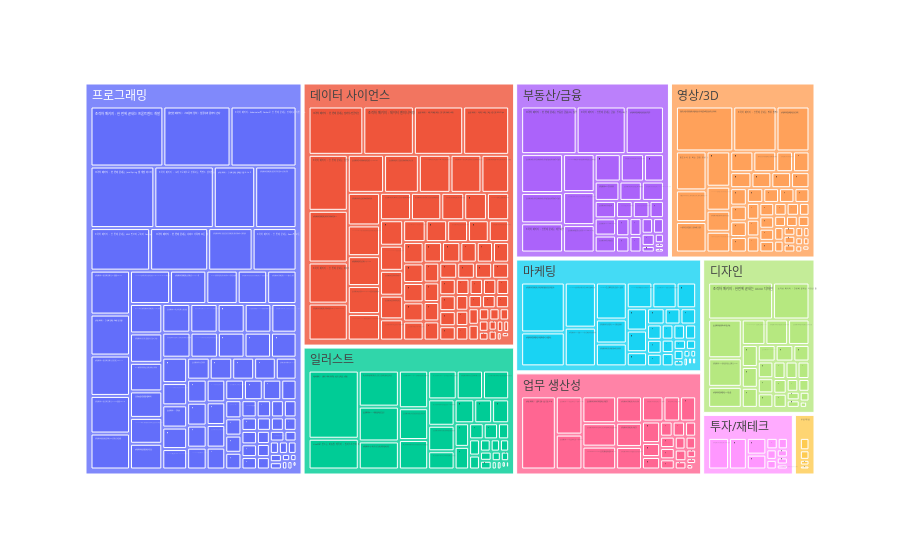

Notebook code for this chart:
### Code cell
import plotly.express as px
fig = px.treemap(df2, path=['category', 'course_name'], values='revenue')
fig.show()

### Figure 1 — Plotly figure (JSON) as saved in the notebook; plotly's stock layout.template omitted (floating-point values rounded to 4 significant figures; data arrays with more than 128 entries replaced by an {"elided": "..."} marker saying what was removed)
{"data": [{"branchvalues": "total", "domain": {"x": [0, 1], "y": [0, 1]}, "hovertemplate": "labels=%{label}<br>revenue=%{value}<br>parent=%{parent}<br>id=%{id}<extra></extra>", "ids": {"elided": "418 str values"}, "labels": {"elided": "418 str values"}, "name": "", "parents": {"elided": "418 str values"}, "type": "treemap", "values": {"elided": "418 int values"}}], "layout": {"legend": {"tracegroupgap": 0}, "margin": {"t": 60}}}
